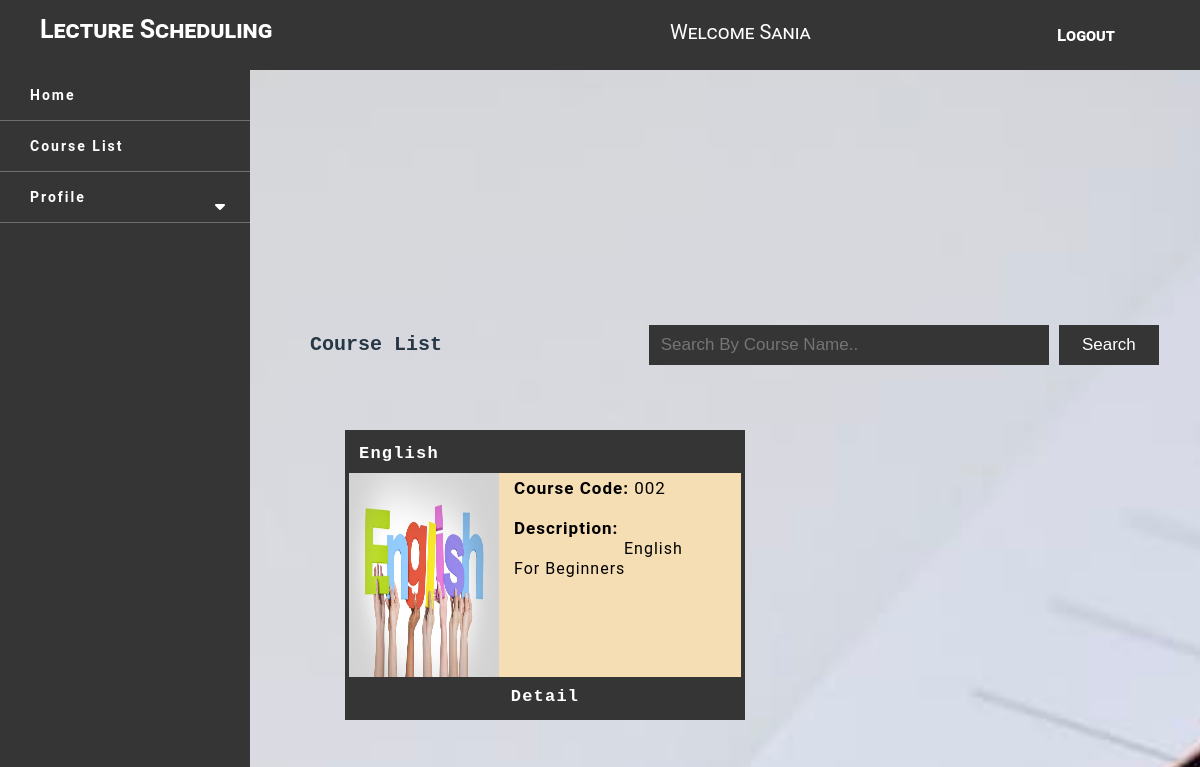
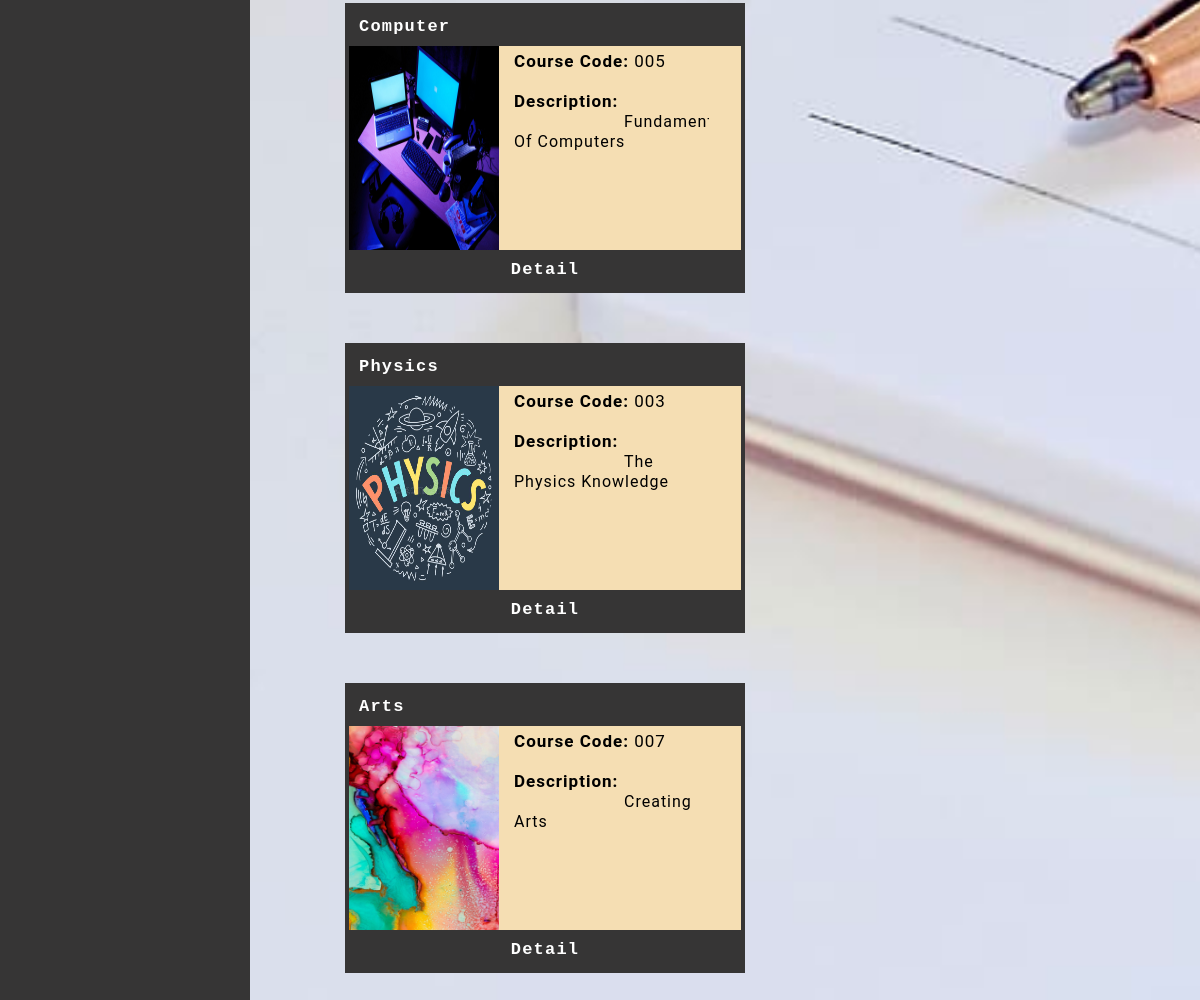
The page /student/course.php (signed in) on the database its author committed (2 pictures, top to bottom).
### tables this page shows
CREATE TABLE `student` (
  `st_id` int(11) NOT NULL,
  `st_name` varchar(255) NOT NULL,
  `st_email` varchar(255) NOT NULL,
  `st_password` varchar(255) NOT NULL,
  `st_birth` date NOT NULL,
  `st_number` varchar(255) NOT NULL
);

CREATE TABLE `schedule` (
  `s_id` int(11) NOT NULL,
  `f_id` int(11) NOT NULL,
  `c_id` int(11) NOT NULL,
  `r_id` int(11) NOT NULL,
  `days` varchar(255) NOT NULL,
  `starttime` time NOT NULL,
  `endtime` time NOT NULL
);

CREATE TABLE `course` (
  `c_id` int(11) NOT NULL,
  `c_name` varchar(255) NOT NULL,
  `c_description` varchar(3000) NOT NULL,
  `c_pic` varchar(255) NOT NULL,
  `c_code` varchar(255) NOT NULL
);

### student/course.php (the view, shortened to what this page needs)
<?php
include 'include/navbar.php';
if (isset($_POST['search'])) {
    $searchKey = $_POST['search'];
    $show_op =  "SELECT * FROM `course` inner join schedule on course.c_id = schedule.c_id INNER JOIN faculty ON faculty.f_id = schedule.f_id INNER JOIN room on room.r_id = schedule.r_id  WHERE c_name LIKE '%$searchKey%'";
} else {
    $show_op = "SELECT * FROM `course` inner join schedule on course.c_id = schedule.c_id INNER JOIN faculty ON faculty.f_id = schedule.f_id INNER JOIN room on room.r_id = schedule.r_id ";
    $searchKey = "";
}
$result = mysqli_query($con, $show_op); ?>
<div class="form_list">
    <table class="view_list">
        <tr>
            <td>
                <h2>Course List</h2>
            </td>
            <td>
                <form action="" method="post">
                    <input type="text" name="search" size="50" height="20" placeholder="Search By Course Name.." autocomplete="off" class="search" value="<?php echo $searchKey ?>">
                    <input type="button" name="search" value="Search" class="se_button">
                </form>
            </td>
        </tr>
    </table>
    <div class="view" style="margin-top: 50px;">
        <?php
        $total  = mysqli_num_rows($result);
        if ($total > 0) {
            while ($res = mysqli_fetch_array($result)) {
        ?>
                <div class="card_course">
                    <div class="c_name"><b><?php echo $res['c_name'] ?></b></div>
                    <div class="c_img"><img class="pic_upload" src="<?php echo $res['c_pic']; ?>" alt="">
                        <div class="c_detail"><b>Course Code: </b><?php echo $res['c_code'] ?><br><br>
                            <b>Description: </b> <span class="des"><?php echo $res['c_description'] ?></span>
                        </div>
                    </div>
                    <div class="c_name"><center><b><a href="course_detail.php?c_id=<?php echo $res['c_id']?>">Detail</a></b></center></div>
                </div>
        <?php
            }
        } else {
            echo "<tr><td colspan=\"8\" style=\"font-weight:bold; height: 50px; color:red; text-align:center;font-size:24px;\"> No Course Added Yet</td></tr>";
        }
        ?>
    </div>
</div>
</div>

### student/include/navbar.php (shortened to what this page needs)
<?php
include '../include/config.php';
$userprofile = $_SESSION['st_email'];
$pro = "SELECT * FROM `student` WHERE `st_email` = '$userprofile'";
$sql = mysqli_query($con, $pro);
$result = mysqli_fetch_assoc($sql);
$st_name = $result['st_name'];
?>
<!DOCTYPE html>
<html>
<head>
    <link href="../fonts/css/all.css" rel="stylesheet" type="text/css" media="all" />
    <link rel="stylesheet" type="text/css" href="../css/style.css">
</head>
<body style="  background: url('../img/bg.jpg') fixed center;
    background-size: cover;">
    <nav class="stick">
    <h1>Lecture Scheduling</h1>
    <div class="navmid">
        Welcome <?php echo $st_name; ?>
    </div>
        <div class="std_detail">
           <ul>
               <li><a href="../include/logout.php">Logout</a></li>
           </ul>
        </div>
    </nav>
    <div class="sidebar">
        <ul>
            <li><a href="index.php">Home</a></li>
            <li><a href="course.php">Course List</a></li>
            <li><a href="#" class="pro_btn">Profile</a>
                <span class="fas fa-caret-down second"></span>
            </li>
        </ul>
    </div>
    <div class="main">
    <body>

### css/style.css (style rules this page uses)
* { padding: 0; margin: 0; font-size: 17px; box-sizing: border-box; opacity: 1; }
body { font-family: "Roboto", sans-serif; }
nav { background: rgb(54, 53, 53); color: white; position: fixed; top: 0; left: 0; width: 100%; height: 70px; opacity: 0.8; font-variant: small-caps; z-index: 1; }
.stick { background: rgb(54, 53, 53); opacity: 1; }
nav h1 { position: absolute; top: 15px; left: 40px; font-size: 25px; }
nav .std_detail { float: right; position: absolute; top: 10px; right: 60px; font-size: 20px; color: white; }
nav .std_detail ul li a { color: white; padding: 10px; text-decoration: none; font-weight: 600; }
.form_list { top: 18%; left: 20%; position: absolute; }
.view_list { width: 900px; margin-left: 50px; color: #273746; font-weight: 600; font-family: "Courier New", Courier, monospace; }
.view_list h2 { margin-left: 20px; font-size: 20px; font-weight: bold; }
.search { background: rgb(54, 53, 53); width: 400px; height: 40px; padding: 10px; color: white; border: 2px solid rgb(54, 53, 53); margin-left: 200px; text-transform: capitalize; }
.se_button { width: 100px; color: white; background: rgb(54, 53, 53); border: none; height: 40px; cursor: pointer; }
.sidebar { margin-top: 70px; position: fixed; width: 250px; height: 100%; background: rgb(54, 53, 53); padding-bottom: 100px; }
.sidebar ul li a { position: relative; display: flex; color: white; font-weight: bold; text-align: center; padding-left: 80px; text-decoration: none; line-height: 50px; letter-spacing: 2px; font-size: 14px; border-bottom: 1px solid rgb(247, 243, 243, 0.3); }
.sidebar ul li { position: relative; margin-left: -50px; }
.fa-caret-down { position: absolute; top: 50%; right: 20px; color: white; transform: translate(-50%); }
.std_detail ul { display: flex; margin: 15px; }
.std_detail li { list-style: none; margin-left: 70px; }
.main { margin-left: 250px; }
.pic_upload { width: 100px; height: 100px; }
.view { width: 90%; margin: auto; padding: 15px 5px; margin-left: 50px; }
table { margin-left: auto; margin-right: auto; color: white; border-collapse: collapse; font-size: 16px; padding: 5px; width: 90%; text-align: -webkit-center; padding: 10px; }
table input { width: 300px; height: 30px; padding: 5px; }
span { color: white; font-size: 16px; text-align: center; margin-left: 110px; }
.card_course { border: 4px solid rgb(54, 53, 53); display: inline-block; width: 400px; margin-left: 50px; margin-bottom: 50px; height: 290px; }
.card_course .c_name { background: rgb(54, 53, 53); padding: 10px; letter-spacing: 1.2px; text-transform: capitalize; color: white; font-family: "Courier New", Courier, monospace; }
.card_course .c_name a { background: rgb(54, 53, 53); padding: 10px; letter-spacing: 1.2px; text-transform: capitalize; color: white; font-family: "Courier New", Courier, monospace; text-decoration: none; }
.card_course .c_img { background: wheat; }
.card_course .c_img img { float: left; width: 150px; height: 204px; margin-right: 10px; }
.card_course .c_img .c_detail { display: inline-block; width: 200px; letter-spacing: 1px; padding: 5px; text-transform: capitalize; height: 204px; overflow: hidden; text-overflow: ellipsis; display: -webkit-box; -webkit-line-clamp: 10; -webkit-box-orient: vertical; }
.des { color: black; }
.navmid { position: relative; top: 20px; left: 670px; font-size: 20px; }

### rows shown on the page
student: st_name "Sania"
schedule: c.c_name "English", c.c_pic (picture), c.c_code "002", c.c_description "English For Beginners"
schedule: c.c_name "Computer", c.c_pic (picture), c.c_code "005", c.c_description "Fundam…"
schedule: c.c_name "Physics", c.c_pic (picture), c.c_code "003", c.c_description "The Physics Knowledge"
schedule: c.c_name "Arts", c.c_pic (picture), c.c_code "007", c.c_description "Creating Arts"
